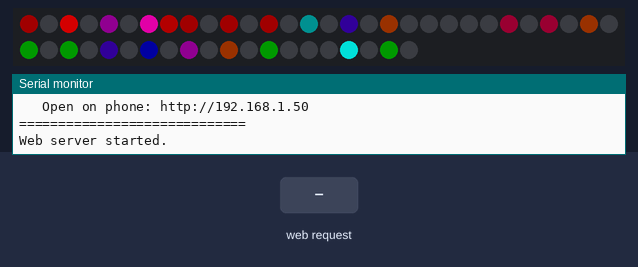
Bench run of a sketch on a simulated ESP8266 (NodeMCU). Parts: 50 RGB LEDs in strip order, left to right, continuing on the next row, the last lines printed to the serial monitor. The test bench sets the inputs (shaded band). Dim RGB values are drawn brighter than linear; WiFi joins after 1.5 s; servers stay silent unless stated; the strip is taken to match the declared colour order; random numbers use the default seed unless the sketch sets one.

Above: at 2.49 s.
2.8 s: HTTP request GET /lightning received
At 2.89 s:
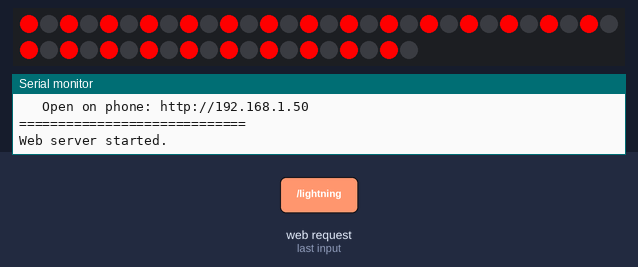
4.5 s: HTTP request GET /mode?m=live received
At 5.6 s:
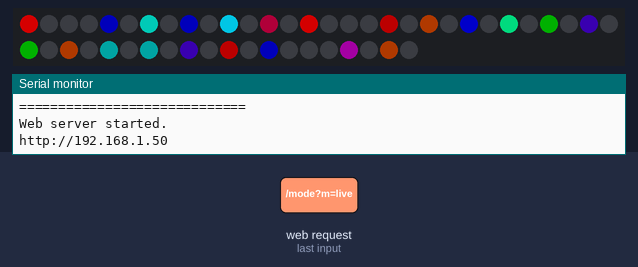
6.4 s: HTTP request GET /text?m=120&w=120&l=120 received
At 7.2 s:
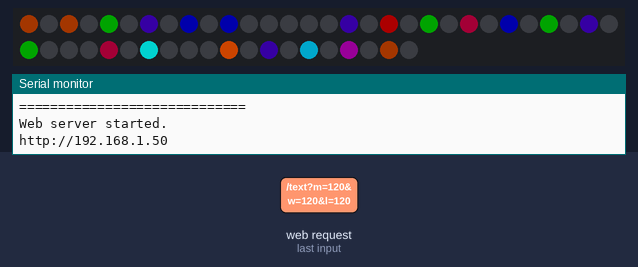
8.3 s: HTTP request GET /mode?m=random received
At 10.72 s:
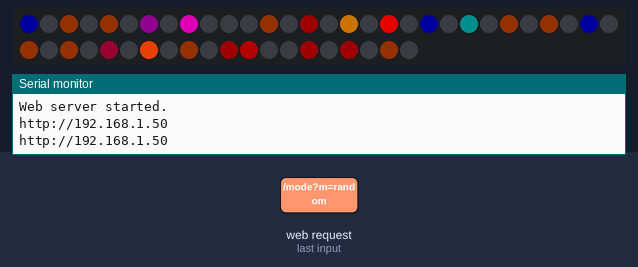
11.3 s: HTTP request GET /live?m=1&w=1&l=1 received
At 12.63 s:
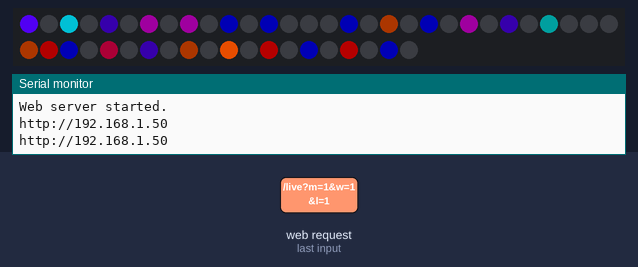
13.9 s: HTTP request GET /lightning?m=1&w=1&l=1 received
At 22.64 s:
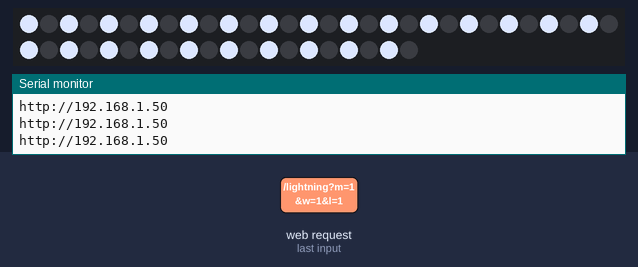

The sketch:

LED_Wall.ino
```cpp
#include <Adafruit_NeoPixel.h>
#include <ESP8266WiFi.h>
#include <ESP8266WebServer.h>

#define PIN       D6
#define NUMPIXELS 50

Adafruit_NeoPixel pixels(NUMPIXELS, PIN, NEO_RGB + NEO_KHZ800);
ESP8266WebServer server(80);

// ================= WIFI - CHANGE THESE =================
const char* WIFI_SSID = "USER";
const char* WIFI_PASS = "PASSWORD";

// ================= MODES =================
#define MODE_RANDOM 0
#define MODE_TEXT   1
#define MODE_LIVE   2
int currentMode = MODE_RANDOM;

// ================= TEXT SPELLING =================
String spellWord  = "";
int    spellIndex = 0;
unsigned long lastSpellTime = 0;
bool   spellGap   = false;
#define LETTER_ON_TIME  900
#define LETTER_GAP_TIME 300

// ================= RANDOM =================
unsigned long lastRandomTime = 0;
bool randomVisible = false;

// ================= AMBIENT =================
int ambientBrightness = 20;
int ambientDir        = 1;
unsigned long lastAmbientTime  = 0;
unsigned long lastAmbientShift = 0;

uint32_t ambientColors[] = {
  pixels.Color(80,  0,  0),
  pixels.Color(60,  0, 20),
  pixels.Color(40,  0, 40),
  pixels.Color(20,  0, 60),
  pixels.Color(0,   0, 80),
  pixels.Color(0,  40, 40),
  pixels.Color(60, 20,  0),
  pixels.Color(0,  60,  0),
};
#define NUM_AMBIENT_COLORS 8
int ambientColorIndex[25];

// ================= LIGHTNING =================
unsigned long lastLightningTime = 0;
unsigned long nextLightningIn   = 8000;
bool lightningActive = false;
unsigned long lightningEnd = 0;

// ================================================
//  HTML PAGE
// ================================================
const char INDEX_HTML[] PROGMEM = R"rawhtml(
<!DOCTYPE html>
<html lang="en">
<head>
<meta charset="UTF-8">
<meta name="viewport" content="width=device-width, initial-scale=1.0, maximum-scale=1.0">
<title>The Wall</title>
<style>
  :root {
    --red:    #c0392b;
    --red2:   #ff2400;
    --darker: #050000;
    --dim:    #1a0000;
    --glow:   0 0 10px #c0392b, 0 0 30px #c0392b44;
    --glow2:  0 0 6px #ff240088;
  }
  * { margin:0; padding:0; box-sizing:border-box; }
  html, body {
    background: var(--darker);
    color: var(--red);
    font-family: 'Courier New', Courier, monospace;
    min-height: 100vh;
    overflow-x: hidden;
  }

  /* scanlines */
  body::before {
    content:'';
    position:fixed; inset:0;
    background: repeating-linear-gradient(
      0deg, transparent, transparent 2px,
      rgba(0,0,0,0.1) 2px, rgba(0,0,0,0.1) 4px
    );
    pointer-events:none; z-index:999;
  }

  .container {
    max-width:480px; margin:0 auto;
    padding:24px 16px 40px;
    position:relative; z-index:1;
  }

  /* ---- HEADER ---- */
  .header { text-align:center; margin-bottom:28px; }

  .title {
    font-family: 'Courier New', monospace;
    font-size: clamp(2rem, 10vw, 3.2rem);
    font-weight: bold;
    color: var(--red2);
    text-shadow: var(--glow);
    letter-spacing: 0.18em;
    text-transform: uppercase;
    animation: titleFlicker 8s infinite;
    line-height: 1;
  }

  .subtitle {
    font-size:0.6rem; letter-spacing:0.35em;
    color:#660000; margin-top:8px; text-transform:uppercase;
  }

  @keyframes titleFlicker {
    0%,100%{opacity:1;text-shadow:var(--glow);}
    92%{opacity:1;}
    93%{opacity:0.2;text-shadow:none;}
    94%{opacity:1;text-shadow:var(--glow);}
    96%{opacity:1;}
    97%{opacity:0.15;text-shadow:none;}
    98%{opacity:1;text-shadow:var(--glow);}
  }

  /* ---- STATUS ---- */
  .status-bar {
    border:1px solid #3a0000; background:var(--dim);
    border-radius:4px; padding:10px 14px; margin-bottom:22px;
    display:flex; align-items:center; gap:10px;
    font-size:0.7rem; letter-spacing:0.15em;
    text-transform:uppercase; color:#993300;
  }
  .pulse-dot {
    width:8px; height:8px; border-radius:50%;
    background:var(--red2); box-shadow:var(--glow2);
    animation:pulseDot 1.4s ease-in-out infinite; flex-shrink:0;
  }
  @keyframes pulseDot{
    0%,100%{opacity:1;transform:scale(1);}
    50%{opacity:0.3;transform:scale(0.5);}
  }

  /* ---- SECTION LABEL ---- */
  .section-label {
    font-size:0.55rem; letter-spacing:0.4em;
    text-transform:uppercase; color:#550000; margin-bottom:10px;
  }

  /* ---- MODE BUTTONS ---- */
  .mode-row { display:flex; gap:8px; margin-bottom:22px; }
  .mode-btn {
    flex:1; padding:12px 4px;
    background:var(--dim); border:1px solid #3a0000; border-radius:4px;
    color:#883300; font-family:'Courier New',monospace;
    font-size:0.65rem; letter-spacing:0.2em; text-transform:uppercase;
    cursor:pointer; transition:all 0.15s;
  }
  .mode-btn.active {
    border-color:var(--red2); color:var(--red2);
    text-shadow:var(--glow2);
    box-shadow:inset 0 0 10px #c0392b22, 0 0 8px #c0392b44;
  }
  .mode-btn:active { opacity:0.7; transform:scale(0.97); }

  /* ---- ALPHABET GRID ---- */
  .alphabet-display {
    display:grid; grid-template-columns:repeat(13,1fr);
    gap:3px; margin-bottom:22px; padding:10px;
    border:1px solid #1a0000; border-radius:4px;
    background:#030000;
  }
  .alpha-led {
    aspect-ratio:1; border-radius:50%;
    background:#0f0000; border:1px solid #1a0000;
    display:flex; align-items:center; justify-content:center;
    font-size:0.42rem; color:#2a0000;
    transition:all 0.1s; letter-spacing:0;
  }
  .alpha-led.lit {
    background:radial-gradient(circle,#ff2400 0%,#8b0000 100%);
    border-color:var(--red2); color:#fff;
    box-shadow:0 0 6px var(--red2), 0 0 14px #c0392b99;
    animation:ledPop 0.15s ease-out;
  }
  @keyframes ledPop{
    0%{transform:scale(0.7);}
    60%{transform:scale(1.2);}
    100%{transform:scale(1);}
  }

  .divider { border:none; border-top:1px solid #1a0000; margin:18px 0; }

  /* ---- INPUT ---- */
  .wall-input {
    width:100%; background:var(--dim);
    border:1px solid #3a0000; border-radius:4px;
    padding:13px 14px; color:var(--red2);
    font-family:'Courier New',monospace;
    font-size:1rem; letter-spacing:0.25em;
    text-transform:uppercase; outline:none;
    caret-color:var(--red2); margin-bottom:10px;
    transition:border-color 0.2s, box-shadow 0.2s;
  }
  .wall-input::placeholder { color:#3a0000; }
  .wall-input:focus {
    border-color:var(--red);
    box-shadow:0 0 0 2px #c0392b22, inset 0 0 8px #c0392b11;
  }

  .send-btn {
    width:100%; padding:13px;
    background:#120000; border:1px solid var(--red); border-radius:4px;
    color:var(--red2); font-family:'Courier New',monospace;
    font-size:0.85rem; font-weight:bold;
    letter-spacing:0.3em; text-transform:uppercase;
    cursor:pointer; text-shadow:var(--glow2);
    box-shadow:0 0 10px #c0392b33; transition:all 0.15s;
  }
  .send-btn:active {
    background:#2a0000;
    box-shadow:0 0 20px #c0392b77;
    transform:scale(0.98);
  }

  /* ---- KEYBOARD ---- */
  .keyboard { display:flex; flex-direction:column; gap:5px; margin-bottom:16px; }
  .key-row { display:flex; justify-content:center; gap:4px; }
  .key {
    width:100%; max-width:40px; aspect-ratio:1;
    background:var(--dim); border:1px solid #3a0000; border-radius:4px;
    color:#883300; font-family:'Courier New',monospace;
    font-size:0.8rem; cursor:pointer; transition:all 0.1s;
    display:flex; align-items:center; justify-content:center;
    -webkit-tap-highlight-color:transparent; user-select:none;
  }
  .key:active, .key.pressed {
    background:#3a0000; border-color:var(--red2);
    color:var(--red2); text-shadow:var(--glow2);
    box-shadow:0 0 8px #c0392b66; transform:scale(0.9);
  }

  /* ---- LIGHTNING ---- */
  .lightning-btn {
    width:100%; padding:12px;
    background:#00001a; border:1px solid #000077; border-radius:4px;
    color:#8888ff; font-family:'Courier New',monospace;
    font-size:0.7rem; letter-spacing:0.3em; text-transform:uppercase;
    cursor:pointer; transition:all 0.15s; margin-bottom:16px;
  }
  .lightning-btn:active {
    background:#00003a;
    box-shadow:0 0 20px #8888ff88;
  }

  /* ---- IP BOX ---- */
  .ip-box {
    text-align:center; font-size:0.58rem;
    letter-spacing:0.2em; color:#3a0000;
    padding:8px; border:1px solid #150000; border-radius:4px;
  }

  /* ---- TOAST ---- */
  .toast {
    position:fixed; bottom:24px; left:50%;
    transform:translateX(-50%) translateY(80px);
    background:#1a0000; border:1px solid var(--red); border-radius:4px;
    padding:10px 20px; font-size:0.68rem;
    letter-spacing:0.2em; text-transform:uppercase;
    color:var(--red2); text-shadow:var(--glow2);
    transition:transform 0.3s cubic-bezier(.34,1.56,.64,1);
    z-index:1000; white-space:nowrap;
  }
  .toast.show { transform:translateX(-50%) translateY(0); }
</style>
</head>
<body>
<div class="container">

  <div class="header">
    <div class="title">THE WALL</div>
    <div class="subtitle">Hawkins, Indiana &nbsp;&middot;&nbsp; 1983</div>
  </div>

  <div class="status-bar">
    <div class="pulse-dot"></div>
    <div id="statusText">Wall Active...</div>
  </div>

  <div class="section-label">// Select Mode</div>
  <div class="mode-row">
    <button class="mode-btn active" id="btnRandom" onclick="setMode('random')">Random</button>
    <button class="mode-btn"        id="btnLive"   onclick="setMode('live')">Live Key</button>
    <button class="mode-btn"        id="btnText"   onclick="setMode('text')">Spell</button>
  </div>

  <div class="section-label">// Wall Status</div>
  <div class="alphabet-display" id="alphaDisplay"></div>

  <hr class="divider">

  <div id="textSection">
    <div class="section-label">// Spell a Word</div>
    <input class="wall-input" id="wordInput" type="text"
           placeholder="TYPE HERE..." maxlength="25"
           oninput="this.value=this.value.toUpperCase()"
           onkeydown="if(event.key==='Enter')sendText()">
    <button class="send-btn" onclick="sendText()">&#9654; TRANSMIT</button>
    <br><br>
  </div>

  <div id="liveSection" style="display:none">
    <div class="section-label">// Live Keypad</div>
    <div class="keyboard" id="keyboard"></div>
  </div>

  <hr class="divider">

  <button class="lightning-btn" onclick="triggerLightning()">
    &#9889; &nbsp; TRIGGER LIGHTNING
  </button>

  <div class="ip-box" id="ipBox">Loading...</div>
</div>

<div class="toast" id="toast"></div>

<script>
  const LETTERS = 'ABCDEFGHIJKLMNOPQRSTUVWXYZ';

  // Build alphabet LED grid
  const alphaEl = document.getElementById('alphaDisplay');
  LETTERS.split('').forEach(l => {
    const d = document.createElement('div');
    d.className = 'alpha-led';
    d.id = 'led_' + l;
    d.textContent = l;
    alphaEl.appendChild(d);
  });

  // Build keyboard
  const rows = ['QWERTYUIOP','ASDFGHJKL','ZXCVBNM'];
  const kb = document.getElementById('keyboard');
  rows.forEach(row => {
    const rowEl = document.createElement('div');
    rowEl.className = 'key-row';
    row.split('').forEach(l => {
      const k = document.createElement('button');
      k.className='key'; k.textContent=l; k.id='key_'+l;
      k.onclick = () => sendLive(l);
      rowEl.appendChild(k);
    });
    kb.appendChild(rowEl);
  });

  function setMode(mode) {
    document.getElementById('textSection').style.display = (mode==='text') ? 'block' : 'none';
    document.getElementById('liveSection').style.display = (mode==='live') ? 'block' : 'none';
    ['Random','Live','Text'].forEach(m => {
      document.getElementById('btn'+m).classList.toggle('active', mode===m.toLowerCase());
    });
    clearLeds();
    fetch('/mode?m='+mode)
      .then(r=>r.text()).then(setStatus)
      .catch(()=>setStatus('Connection error'));
  }

  function sendText() {
    const w = document.getElementById('wordInput').value.trim();
    if (!w) { showToast('Type something!'); return; }
    clearLeds();
    spellOnUI(w);
    fetch('/text?w='+encodeURIComponent(w))
      .then(r=>r.text()).then(setStatus)
      .catch(()=>setStatus('Error'));
  }

  function sendLive(letter) {
    clearLeds(); lightLed(letter);
    const k = document.getElementById('key_'+letter);
    if (k) { k.classList.add('pressed'); setTimeout(()=>k.classList.remove('pressed'),300); }
    fetch('/live?l='+letter)
      .then(r=>r.text()).then(setStatus)
      .catch(()=>setStatus('Error'));
  }

  function triggerLightning() {
    fetch('/lightning')
      .then(()=>showToast('LIGHTNING!'))
      .catch(()=>setStatus('Error'));
  }

  function clearLeds() {
    LETTERS.split('').forEach(l =>
      document.getElementById('led_'+l).classList.remove('lit'));
  }
  function lightLed(l) {
    const el = document.getElementById('led_'+l);
    if (el) el.classList.add('lit');
  }

  let spellTimer = null;
  function spellOnUI(word) {
    if (spellTimer) clearInterval(spellTimer);
    let i = 0;
    spellTimer = setInterval(() => {
      clearLeds();
      if (i < word.length) { lightLed(word[i]); i++; }
      else { clearInterval(spellTimer); setTimeout(clearLeds,1200); }
    }, 1200);
  }

  function setStatus(txt) { document.getElementById('statusText').textContent = txt; }
  function showToast(msg) {
    const t = document.getElementById('toast');
    t.textContent = msg; t.classList.add('show');
    setTimeout(()=>t.classList.remove('show'), 2200);
  }

  // Fetch and show IP
  fetch('/ip')
    .then(r=>r.text())
    .then(ip => { document.getElementById('ipBox').textContent = 'WALL IP: ' + ip; })
    .catch(()=>{ document.getElementById('ipBox').textContent = 'IP unavailable'; });

  // Init
  setStatus('Wall Active · Ready');
  setMode('random');
</script>
</body>
</html>
)rawhtml";

// ================================================
//  ZIGZAG LETTER MAPPING (ODD = Letters)
// ================================================

// This map translates the alphabet (A-Z) into the physical
// logical positions along your S-curved LED strip.
const int letterMap[26] = {
  0,  1,  2,  3,  4,  5,  6,  7,   // A B C D E F G H (Left to Right)
  16, 15, 14, 13, 12, 11, 10, 9, 8,// I J K L M N O P Q (Right to Left)
  17, 18, 19, 20, 21, 22, 23, 24, 25 // R S T U V W X Y Z (Left to Right)
};

int letterToLed(char c) {
  c = toupper(c);
  if (c < 'A' || c > 'Z') return -1;

  // Get the logical position from our zigzag map
  int logicalPos = letterMap[c - 'A'];

  // Constrain to available LEDs (50 pixels = 25 letters max, 0-24 index)
  if (logicalPos > 24) {
    logicalPos = 24;
  }

  return (logicalPos * 2) + 1; // Maps to Odd indices (1, 3, 5...)
}

void clearLetterLeds() {
  for (int i = 1; i < NUMPIXELS; i += 2) pixels.setPixelColor(i, 0);
}
void lightLetter(char c, uint32_t color) {
  int idx = letterToLed(c);
  if (idx >= 0) pixels.setPixelColor(idx, color);
}

// ================================================
//  AMBIENT (EVEN = Ambient)
// ================================================
void updateAmbient() {
  if (lightningActive) return;
  unsigned long now = millis();
  if (now - lastAmbientTime > 50) {
    lastAmbientTime = now;
    for (int i = 0; i < NUMPIXELS; i += 2) {
      int slot    = i / 2;
      int flicker = random(100);
      if (flicker > 85) {
        pixels.setPixelColor(i, 0);
      } else if (flicker > 70) {
        int burst = random(6);
        if (burst==0) pixels.setPixelColor(i, pixels.Color(random(100,255),0,0));
        if (burst==1) pixels.setPixelColor(i, pixels.Color(random(80,180),0,random(80,200)));
        if (burst==2) pixels.setPixelColor(i, pixels.Color(0,0,random(100,255)));
        if (burst==3) pixels.setPixelColor(i, pixels.Color(0,random(80,180),random(80,180)));
        if (burst==4) pixels.setPixelColor(i, pixels.Color(random(100,200),random(30,80),0));
        if (burst==5) pixels.setPixelColor(i, pixels.Color(random(50,120),0,random(100,255)));
      } else {
        uint32_t c = ambientColors[ambientColorIndex[slot]];
        uint8_t r = ((c>>16)&0xFF)*ambientBrightness/90;
        uint8_t g = ((c>>8) &0xFF)*ambientBrightness/90;
        uint8_t b = ( c     &0xFF)*ambientBrightness/90;
        pixels.setPixelColor(i, pixels.Color(r,g,b));
      }
    }
    ambientBrightness += ambientDir;
    if (ambientBrightness >= 90 || ambientBrightness <= 10) ambientDir *= -1;
  }
  if (now - lastAmbientShift > (unsigned long)random(200,800)) {
    lastAmbientShift = now;
    for (int j = 0; j < random(2,6); j++)
      ambientColorIndex[random(25)] = random(NUM_AMBIENT_COLORS);
  }
}

// ================================================
//  LIGHTNING (EVEN = Ambient)
// ================================================
void updateLightning() {
  unsigned long now = millis();
  if (!lightningActive && (now - lastLightningTime > nextLightningIn)) {
    lightningActive = true;
    lightningEnd    = now + random(60,250);
    for (int i = 0; i < NUMPIXELS; i += 2)
      pixels.setPixelColor(i, pixels.Color(220,230,255));
  }
  if (lightningActive && millis() > lightningEnd) {
    lightningActive   = false;
    lastLightningTime = millis();
    nextLightningIn   = random(6000,14000);
    for (int i = 0; i < NUMPIXELS; i += 2)
      pixels.setPixelColor(i, pixels.Color(ambientBrightness,0,0));
  }
}

// ================================================
//  TEXT SPELL
// ================================================
void handleTextMode() {
  unsigned long now = millis();
  if (spellIndex >= (int)spellWord.length()) {
    if (now - lastSpellTime > 2000) { currentMode=MODE_RANDOM; clearLetterLeds(); }
    return;
  }
  if (!spellGap) {
    if (now - lastSpellTime < LETTER_ON_TIME) {
      clearLetterLeds();
      lightLetter(spellWord[spellIndex], pixels.Color(255,0,0));
    } else {
      clearLetterLeds(); spellGap=true; lastSpellTime=now;
    }
  } else {
    if (now - lastSpellTime >= LETTER_GAP_TIME) {
      spellIndex++; spellGap=false; lastSpellTime=now;
    }
  }
}

// ================================================
//  RANDOM IDLE
// ================================================
void handleRandomMode() {
  unsigned long now = millis();
  if (now - lastRandomTime > (unsigned long)random(1800,4500)) {
    lastRandomTime = millis();
    clearLetterLeds();
    lightLetter('A' + random(26), pixels.Color(60,0,0));
    randomVisible = true;
  }
  if (randomVisible && now - lastRandomTime > 600) {
    clearLetterLeds(); randomVisible=false;
  }
}

// ================================================
//  WEB ROUTES
// ================================================
void handleRoot()  { server.send_P(200, "text/html", INDEX_HTML); }
void handleIP()    { server.send(200, "text/plain", WiFi.localIP().toString()); }

void handleMode() {
  String m = server.arg("m");
  clearLetterLeds();
  if      (m=="random") { currentMode=MODE_RANDOM; server.send(200,"text/plain","Mode: Random"); }
  else if (m=="live")   { currentMode=MODE_LIVE;   server.send(200,"text/plain","Mode: Live Key · Ready"); }
  else if (m=="text")   { currentMode=MODE_TEXT;   server.send(200,"text/plain","Mode: Spell · Send a word"); }
  else                    server.send(400,"text/plain","Unknown mode");
}

void handleText() {
  String w = server.arg("w");
  w.toUpperCase();
  if (w.length()==0) { server.send(400,"text/plain","No word"); return; }
  currentMode=MODE_TEXT; spellWord=w; spellIndex=0;
  spellGap=false; lastSpellTime=millis();
  clearLetterLeds();
  server.send(200,"text/plain","Spelling: "+w);
}

void handleLive() {
  String l = server.arg("l");
  if (l.length()==0) { server.send(400,"text/plain","No letter"); return; }
  char c = toupper(l[0]);
  clearLetterLeds();
  lightLetter(c, pixels.Color(255,0,0));
  pixels.show();
  server.send(200,"text/plain",String("Lit: ")+c);
}

void handleLightning() {
  lightningActive   = true;
  lightningEnd      = millis() + random(150,400);
  lastLightningTime = millis();
  // Flashes intense RED when button is pressed
  for (int i = 0; i < NUMPIXELS; i += 2)
    pixels.setPixelColor(i, pixels.Color(255, 0, 0));
  pixels.show();
  server.send(200,"text/plain","ZAP");
}

// ================================================
//  SETUP
// ================================================
void setup() {
  Serial.begin(115200);
  pixels.begin();
  pixels.setBrightness(255);
  pixels.clear();
  pixels.show();
  randomSeed(analogRead(A0));

  for (int i = 0; i < 25; i++)
    ambientColorIndex[i] = random(NUM_AMBIENT_COLORS);

  Serial.print("Connecting to ");
  Serial.println(WIFI_SSID);
  WiFi.mode(WIFI_STA);
  WiFi.begin(WIFI_SSID, WIFI_PASS);

  int attempts = 0;
  while (WiFi.status() != WL_CONNECTED && attempts < 40) {
    delay(500);
    Serial.print(".");
    attempts++;
  }

  if (WiFi.status() == WL_CONNECTED) {
    Serial.println("\n=============================");
    Serial.println("      CONNECTED!");
    Serial.print("   Open on phone: http://");
    Serial.println(WiFi.localIP());
    Serial.println("=============================");
  } else {
    Serial.println("\n=============================");
    Serial.println("   FAILED TO CONNECT!");
    Serial.println("   Check SSID / password");
    Serial.println("   Must be 2.4GHz network");
    Serial.println("=============================");
  }

  server.on("/",          handleRoot);
  server.on("/ip",        handleIP);
  server.on("/mode",      handleMode);
  server.on("/text",      handleText);
  server.on("/live",      handleLive);
  server.on("/lightning", handleLightning);
  server.begin();
  Serial.println("Web server started.");
}

// ================================================
//  LOOP
// ================================================
void loop() {
  server.handleClient();
  updateAmbient();
  updateLightning();

  if      (currentMode == MODE_TEXT)   handleTextMode();
  else if (currentMode == MODE_RANDOM) handleRandomMode();

  pixels.show();

  // Print IP every 5 seconds
  static unsigned long lastIPPrint = 0;
  if (millis() - lastIPPrint > 5000) {
    lastIPPrint = millis();
    if (WiFi.status() == WL_CONNECTED) {
      Serial.print("http://");
      Serial.println(WiFi.localIP());
    } else {
      Serial.println("WiFi disconnected!");
    }
  }
}
```
